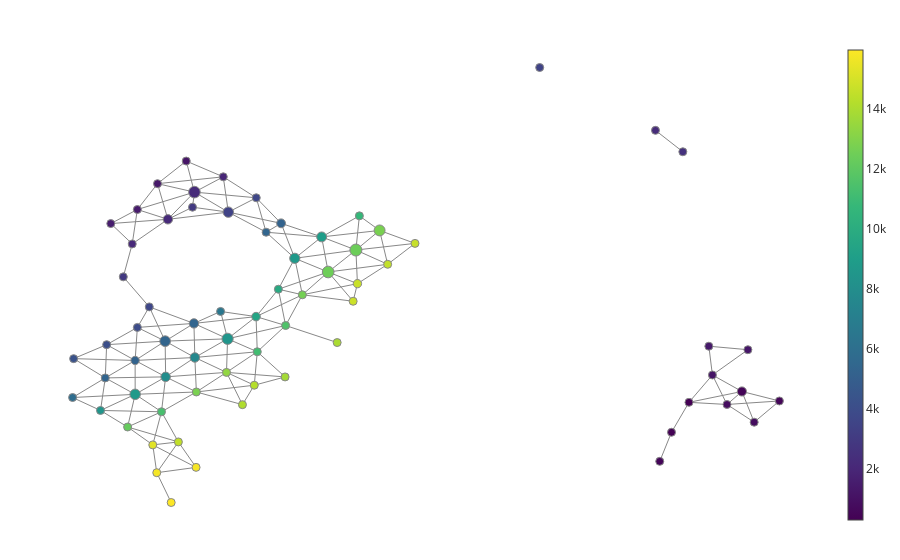

The notebook cell saved with this chart:
### Code cell
# 1. Filter function
filter_func = Projection(columns=[0, 1]) # 2. Cover
cover = CubicalCover(n_intervals=10, overlap_frac=0.2) # 3. Clustering
clusterer = DBSCAN()
pipe = make_mapper_pipeline(filter_func=filter_func,
                            cover=cover, clusterer=clusterer, verbose=False)

fig = plot_static_mapper_graph(pipe, X)
fig.show()

### Figure 1 — Plotly figure (JSON) as saved in the notebook; plotly's stock layout.template omitted (floating-point values rounded to 4 significant figures; data arrays with more than 128 entries replaced by an {"elided": "..."} marker saying what was removed)
{"data": [{"hoverinfo": "none", "line": {"color": "#888", "width": 1}, "mode": "lines", "name": "edge_trace", "type": "scatter", "uid": "2d6e85e6-42c5-4c18-8ae6-4d71f13aba7d", "x": {"elided": "501 float values"}, "y": {"elided": "501 float values"}}, {"hoverinfo": "text", "hovertext": ["Node ID: 0<br>Pullback set label: 0<br>Partial cluster label: -1<br>Node size: 73<br>Summary statistic: 464.0", "Node ID: 1<br>Pullback set label: 1<br>Partial cluster label: -1<br>Node size: 656<br>Summary statistic: 426.0", "Node ID: 2<br>Pullback set label: 2<br>Partial cluster label: -1<br>Node size: 124<br>Summary statistic: 291.0", "Node ID: 3<br>Pullback set label: 3<br>Partial cluster label: -1<br>Node size: 101<br>Summary statistic: 316.0", "Node ID: 4<br>Pullback set label: 4<br>Partial cluster label: -1<br>Node size: 10<br>Summary statistic: 484.0", "Node ID: 5<br>Pullback set label: 6<br>Partial cluster label: -1<br>Node size: 181<br>Summary statistic: 789.0", "Node ID: 6<br>Pullback set label: 5<br>Partial cluster label: -1<br>Node size: 100<br>Summary statistic: 830.0", "Node ID: 7<br>Pullback set label: 7<br>Partial cluster label: -1<br>Node size: 9<br>Summary statistic: 1170.0", "Node ID: 8<br>Pullback set label: 12<br>Partial cluster label: -1<br>Node size: 428<br>Summary statistic: 1180.0", "Node ID: 9<br>Pullback set label: 11<br>Partial cluster label: -1<br>Node size: 294<br>Summary statistic: 1310.0", "Node ID: 10<br>Pullback set label: 15<br>Partial cluster label: -1<br>Node size: 7<br>Summary statistic: 1240.0", "Node ID: 11<br>Pullback set label: 8<br>Partial cluster label: -1<br>Node size: 13<br>Summary statistic: 1360.0", "Node ID: 12<br>Pullback set label: 19<br>Partial cluster label: -1<br>Node size: 1048<br>Summary statistic: 2270.0", "Node ID: 13<br>Pullback set label: 20<br>Partial cluster label: -1<br>Node size: 484<br>Summary statistic: 2000.0", "Node ID: 14<br>Pullback set label: 10<br>Partial cluster label: -1<br>Node size: 120<br>Summary statistic: 1440.0", "Node ID: 15<br>Pullback set label: 18<br>Partial cluster label: -1<br>Node size: 686<br>Summary statistic: 2130.0", "Node ID: 16<br>Pullback set label: 9<br>Partial cluster label: -1<br>Node size: 3<br>Summary statistic: 1530.0", "Node ID: 17<br>Pullback set label: 17<br>Partial cluster label: -1<br>Node size: 77<br>Summary statistic: 2100.0", "Node ID: 18<br>Pullback set label: 13<br>Partial cluster label: -1<br>Node size: 26<br>Summary statistic: 2240.0", "Node ID: 19<br>Pullback set label: 14<br>Partial cluster label: -1<br>Node size: 4<br>Summary statistic: 2500.0", "Node ID: 20<br>Pullback set label: 16<br>Partial cluster label: -1<br>Node size: 40<br>Summary statistic: 2920.0", "Node ID: 21<br>Pullback set label: 25<br>Partial cluster label: -1<br>Node size: 440<br>Summary statistic: 3680.0", "Node ID: 22<br>Pullback set label: 26<br>Partial cluster label: -1<br>Node size: 70<br>Summary statistic: 2990.0", "Node ID: 23<br>Pullback set label: 27<br>Partial cluster label: -1<br>Node size: 852<br>Summary statistic: 3480.0", "Node ID: 24<br>Pullback set label: 28<br>Partial cluster label: -1<br>Node size: 264<br>Summary statistic: 3650.0", "Node ID: 25<br>Pullback set label: 24<br>Partial cluster label: -1<br>Node size: 288<br>Summary statistic: 3940.0", "Node ID: 26<br>Pullback set label: 21<br>Partial cluster label: -1<br>Node size: 20<br>Summary statistic: 3450.0", "Node ID: 27<br>Pullback set label: 23<br>Partial cluster label: -1<br>Node size: 74<br>Summary statistic: 4100.0", "Node ID: 28<br>Pullback set label: 31<br>Partial cluster label: -1<br>Node size: 538<br>Summary statistic: 5240.0", "Node ID: 29<br>Pullback set label: 32<br>Partial cluster label: -1<br>Node size: 883<br>Summary statistic: 5330.0", "Node ID: 30<br>Pullback set label: 33<br>Partial cluster label: -1<br>Node size: 681<br>Summary statistic: 5350.0", "Node ID: 31<br>Pullback set label: 35<br>Partial cluster label: -1<br>Node size: 611<br>Summary statistic: 5220.0", "Node ID: 32<br>Pullback set label: 36<br>Partial cluster label: -1<br>Node size: 415<br>Summary statistic: 5390.0", "Node ID: 33<br>Pullback set label: 22<br>Partial cluster label: -1<br>Node size: 2<br>Summary statistic: 4260.0", "Node ID: 34<br>Pullback set label: 30<br>Partial cluster label: -1<br>Node size: 99<br>Summary statistic: 5340.0", "Node ID: 35<br>Pullback set label: 29<br>Partial cluster label: -1<br>Node size: 147<br>Summary statistic: 5850.0", "Node ID: 36<br>Pullback set label: 37<br>Partial cluster label: -1<br>Node size: 486<br>Summary statistic: 8460.0", "Node ID: 37<br>Pullback set label: 39<br>Partial cluster label: -1<br>Node size: 702<br>Summary statistic: 7920.0", "Node ID: 38<br>Pullback set label: 40<br>Partial cluster label: -1<br>Node size: 705<br>Summary statistic: 7610.0", "Node ID: 39<br>Pullback set label: 41<br>Partial cluster label: -1<br>Node size: 977<br>Summary statistic: 8410.0", "Node ID: 40<br>Pullback set label: 44<br>Partial cluster label: -1<br>Node size: 813<br>Summary statistic: 8720.0", "Node ID: 41<br>Pullback set label: 45<br>Partial cluster label: -1<br>Node size: 766<br>Summary statistic: 8920.0", "Node ID: 42<br>Pullback set label: 34<br>Partial cluster label: -1<br>Node size: 8<br>Summary statistic: 6550.0", "Node ID: 43<br>Pullback set label: 42<br>Partial cluster label: -1<br>Node size: 569<br>Summary statistic: 9460.0", "Node ID: 44<br>Pullback set label: 38<br>Partial cluster label: -1<br>Node size: 859<br>Summary statistic: 8720.0", "Node ID: 45<br>Pullback set label: 43<br>Partial cluster label: -1<br>Node size: 198<br>Summary statistic: 9790.0", "Node ID: 46<br>Pullback set label: 46<br>Partial cluster label: -1<br>Node size: 104<br>Summary statistic: 10700.0", "Node ID: 47<br>Pullback set label: 47<br>Partial cluster label: -1<br>Node size: 382<br>Summary statistic: 12200.0", "Node ID: 48<br>Pullback set label: 48<br>Partial cluster label: -1<br>Node size: 361<br>Summary statistic: 11300.0", "Node ID: 49<br>Pullback set label: 49<br>Partial cluster label: -1<br>Node size: 110<br>Summary statistic: 12800.0", "Node ID: 50<br>Pullback set label: 50<br>Partial cluster label: -1<br>Node size: 314<br>Summary statistic: 13400.0", "Node ID: 51<br>Pullback set label: 51<br>Partial cluster label: -1<br>Node size: 288<br>Summary statistic: 11100.0", "Node ID: 52<br>Pullback set label: 52<br>Partial cluster label: -1<br>Node size: 487<br>Summary statistic: 11600.0", "Node ID: 53<br>Pullback set label: 53<br>Partial cluster label: -1<br>Node size: 358<br>Summary statistic: 12600.0", "Node ID: 54<br>Pullback set label: 54<br>Partial cluster label: -1<br>Node size: 1060<br>Summary statistic: 12500.0", "Node ID: 55<br>Pullback set label: 55<br>Partial cluster label: -1<br>Node size: 1120<br>Summary statistic: 12400.0", "Node ID: 56<br>Pullback set label: 56<br>Partial cluster label: -1<br>Node size: 926<br>Summary statistic: 12700.0", "Node ID: 57<br>Pullback set label: 57<br>Partial cluster label: -1<br>Node size: 451<br>Summary statistic: 15300.0", "Node ID: 58<br>Pullback set label: 58<br>Partial cluster label: -1<br>Node size: 35<br>Summary statistic: 14500.0", "Node ID: 59<br>Pullback set label: 59<br>Partial cluster label: -1<br>Node size: 51<br>Summary statistic: 14100.0", "Node ID: 60<br>Pullback set label: 60<br>Partial cluster label: -1<br>Node size: 197<br>Summary statistic: 14200.0", "Node ID: 61<br>Pullback set label: 61<br>Partial cluster label: -1<br>Node size: 4<br>Summary statistic: 13800.0", "Node ID: 62<br>Pullback set label: 62<br>Partial cluster label: -1<br>Node size: 15<br>Summary statistic: 13900.0", "Node ID: 63<br>Pullback set label: 63<br>Partial cluster label: -1<br>Node size: 242<br>Summary statistic: 14800.0", "Node ID: 64<br>Pullback set label: 64<br>Partial cluster label: -1<br>Node size: 542<br>Summary statistic: 14700.0", "Node ID: 65<br>Pullback set label: 65<br>Partial cluster label: -1<br>Node size: 427<br>Summary statistic: 14500.0", "Node ID: 66<br>Pullback set label: 66<br>Partial cluster label: -1<br>Node size: 497<br>Summary statistic: 14700.0", "Node ID: 67<br>Pullback set label: 67<br>Partial cluster label: -1<br>Node size: 220<br>Summary statistic: 15800.0", "Node ID: 68<br>Pullback set label: 68<br>Partial cluster label: -1<br>Node size: 38<br>Summary statistic: 15800.0", "Node ID: 69<br>Pullback set label: 69<br>Partial cluster label: -1<br>Node size: 214<br>Summary statistic: 16000.0"], "marker": {"color": [464.2, 426.1, 291.3, 316.0, 483.8, 789.2, 830.0, 1175.0, 1181.0, 1308.0, 1243.0, 1355.0, 2268.0, 2005.0, 1442.0, 2126.0, 1534, 2102.0, 2241.0, 2500, 2916.0, 3681.0, 2986.0, 3476.0, 3646.0, 3941.0, 3451.0, 4104.0, 5245.0, 5327.0, 5355.0, 5217.0, 5390.0, 4264.0, 5345.0, 5845.0, 8460.0, 7915.0, 7610.0, 8414.0, 8718.0, 8924.0, 6552.0, 9459.0, 8722.0, 9786.0, 10720.0, 12240.0, 11310.0, 12770.0, 13360.0, 11150.0, 11560.0, 12620.0, 12490.0, 12420.0, 12750.0, 15280.0, 14510.0, 14100.0, 14220.0, 13817, 13950.0, 14760.0, 14690.0, 14530.0, 14650.0, 15770.0, 15790.0, 15970.0], "colorbar": {"thickness": 15, "title": {"side": "right", "text": ""}, "xanchor": "left"}, "colorscale": [[0, "#440154"], [0.1111, "#482878"], [0.2222, "#3e4989"], [0.3333, "#31688e"], [0.4444, "#26828e"], [0.5556, "#1f9e89"], [0.6667, "#35b779"], [0.7778, "#6ece58"], [0.8889, "#b5de2b"], [1, "#fde725"]], "line": {"color": "#888", "width": 1}, "opacity": 1, "reversescale": false, "showscale": true, "size": [73, 656, 124, 101, 10, 181, 100, 9, 428, 294, 7, 13, 1048, 484, 120, 686, 3, 77, 26, 4, 40, 440, 70, 852, 264, 288, 20, 74, 538, 883, 681, 611, 415, 2, 99, 147, 486, 702, 705, 977, 813, 766, 8, 569, 859, 198, 104, 382, 361, 110, 314, 288, 487, 358, 1060, 1120, 926, 451, 35, 51, 197, 4, 15, 242, 542, 427, 497, 220, 38, 214], "sizemin": 4, "sizemode": "area", "sizeref": 15.56}, "mode": "markers", "name": "node_trace", "type": "scatter", "uid": "23dda8c8-aaab-417b-bd48-3336cf85c3b1", "x": [7.935, 7.36, 6.549, 6.281, 6.101, 7.132, 7.548, 6.908, -1.159, -1.598, 7.452, 6.853, -1.033, -0.5906, -1.908, -1.44, -2.315, -1.986, 6.035, 6.455, -2.123, -1.725, -1.062, -0.5132, -0.08502, -1.908, 4.26, -2.378, -1.942, -1.482, -1.041, 0.2958, 0.06648, -2.885, -2.4, -2.9, -2.473, -1.474, -1.027, -0.5246, 0.5056, 0.9174, -0.6319, -0.08794, -1.941, 0.2538, 1.496, -2.057, -1.538, -1.003, -0.5412, -0.06936, 0.3653, 0.6223, 1.018, 1.443, 1.806, -1.671, -1.279, -0.2968, -0.1152, 0.3571, 1.155, 1.4, 1.466, 1.93, 2.349, -1.61, -1.008, -1.389], "y": [-2.996, -2.743, -3.032, -3.832, -4.608, -3.09, -3.562, -2.302, 3.408, 2.805, -1.628, -1.534, 2.579, 2.987, 2.115, 1.853, 1.739, 1.196, 4.227, 3.656, 0.3168, -0.4848, 2.177, 2.045, 2.428, -1.032, 5.905, -1.493, -1.914, -1.399, -0.9256, 1.746, 1.509, -1.866, -2.381, -2.904, -3.249, -2.352, -1.835, -1.337, 0.8122, 1.383, -0.6061, -0.7442, -2.819, -0.01279, 1.945, -3.691, -3.284, -2.756, -2.233, -1.682, -0.9814, -0.1611, 0.4466, 1.033, 1.556, -4.168, -4.089, -3.095, -2.576, -2.354, -1.437, -0.3343, 0.1358, 0.6525, 1.211, -4.911, -4.769, -5.706]}], "layout": {"autosize": false, "hovermode": "closest", "margin": {"b": 20, "l": 5, "r": 5, "t": 40}, "showlegend": false, "title": {"text": ""}, "xaxis": {"showgrid": false, "showline": false, "showticklabels": false, "ticks": "", "title": {"text": ""}, "zeroline": false}, "yaxis": {"showgrid": false, "showline": false, "showticklabels": false, "ticks": "", "title": {"text": ""}, "zeroline": false}}}
